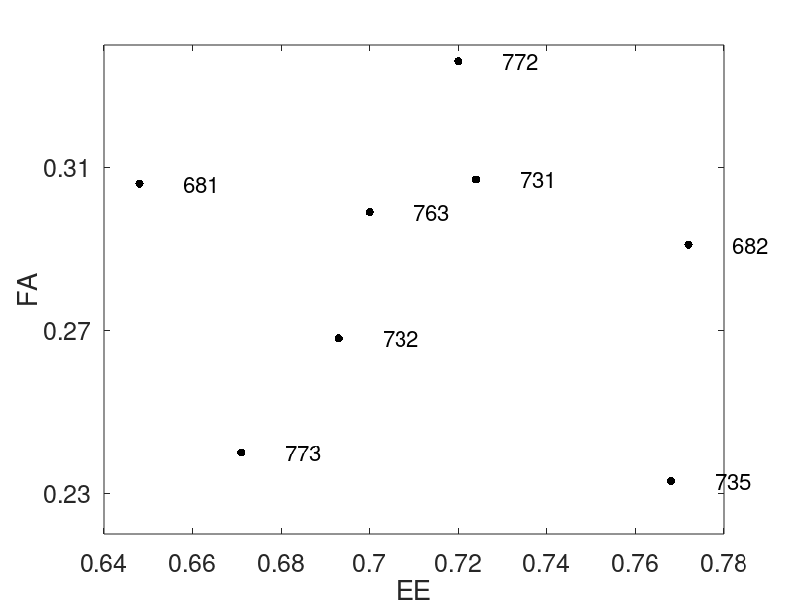

The MATLAB source for this figure:

function draw_natural_phenotypes_May22_2017


radius2=0.01;
   
%Gecko PL EE FA SS FL SS/PL
stats=[681.0000    0.0560    0.6480    0.3060    0.0400    0.2156    0.7200
  682.0000    0.0600    0.7720    0.2910    0.0440    0.2037    0.7300
  731.0000    0.0680    0.7240    0.3070    0.0470    0.2144    0.6900
  732.0000    0.0800    0.6930    0.2680    0.0500    0.2077    0.6200
  735.0000    0.0950    0.7680    0.2330    0.0510    0.2309    0.5400
  763.0000    0.0600    0.7000    0.2990    0.0440    0.1944    0.7400
  772.0000    0.0570    0.7200    0.3360    0.0460    0.1951    0.8200
  773.0000    0.1050    0.6710    0.2400    0.0590    0.2630    0.5600];

for i=1:8
    scatter(stats(i,3),stats(i,4),'k','filled')
    hold on
    %cut and paste the square shape from http://fsymbols.com/signs/square/
    %text(stats(i,3)+radius2,stats(i,4)+.001,'??','Color','w','FontSize',24)
    %text(stats(i,3)+radius2,stats(i,4),'??','Color','w','FontSize',24)
    hold on
    %if max([6,2,3]==i)
      %text(stats(i,3)+radius2,stats(i,4),num2str(stats(i,1)),'FontWeight','Bold','Color','w','FontSize',18)
      text(stats(i,3)+radius2,stats(i,4),num2str(stats(i,1)),'Color','k','FontSize',16)
    %end  
    hold on
end

set(gca,'FontSize',18)
box on
xlabel('EE')
ylabel('FA')
set(gca,'YTick',.23:.04:.36)
set(gca,'YTick',.15:.04:.36)
%% 
%% 
%xlim([0.55,0.93]);
%ylim([0.14,0.37]);
hold on

